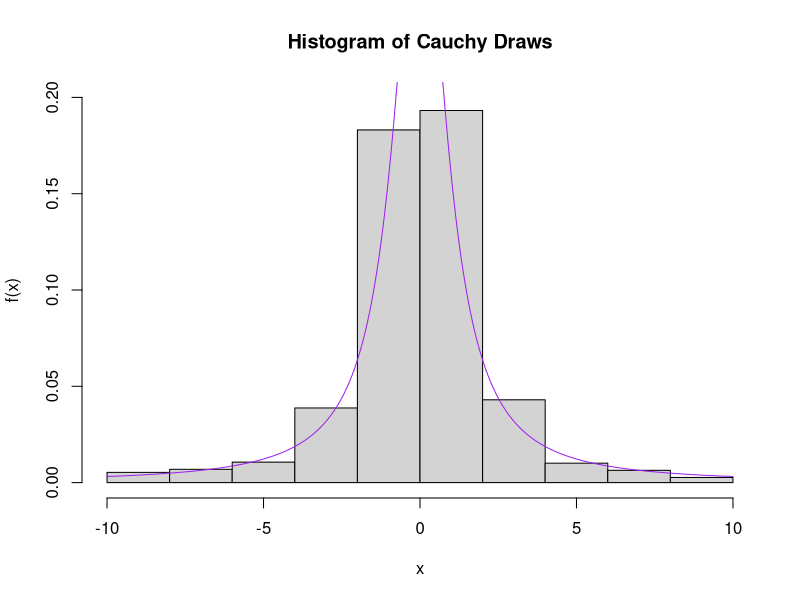
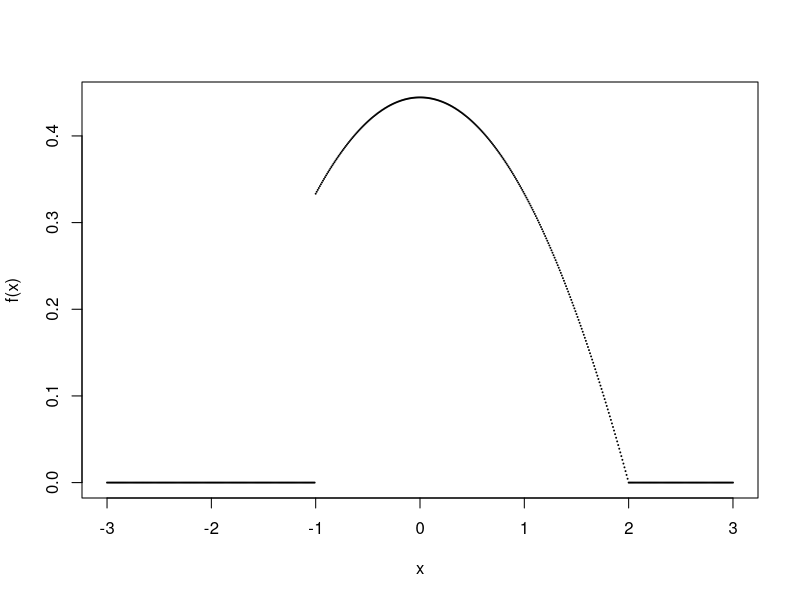
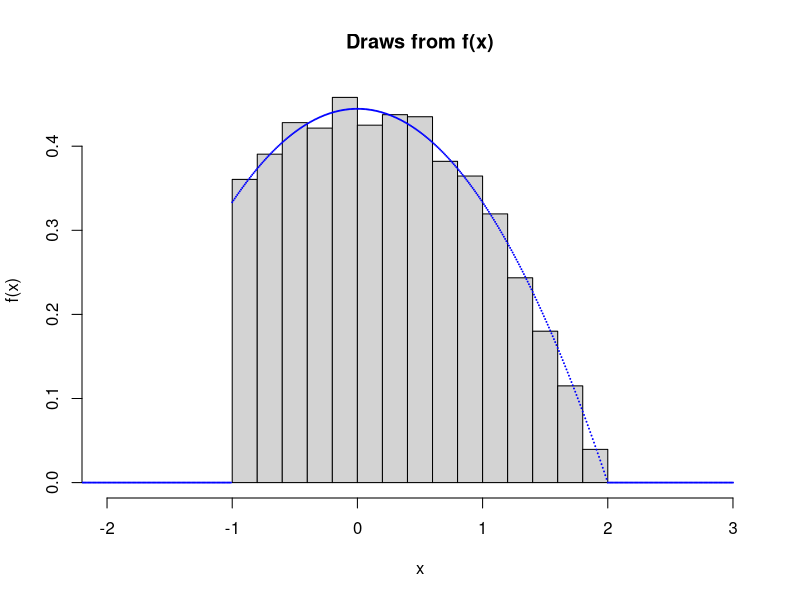
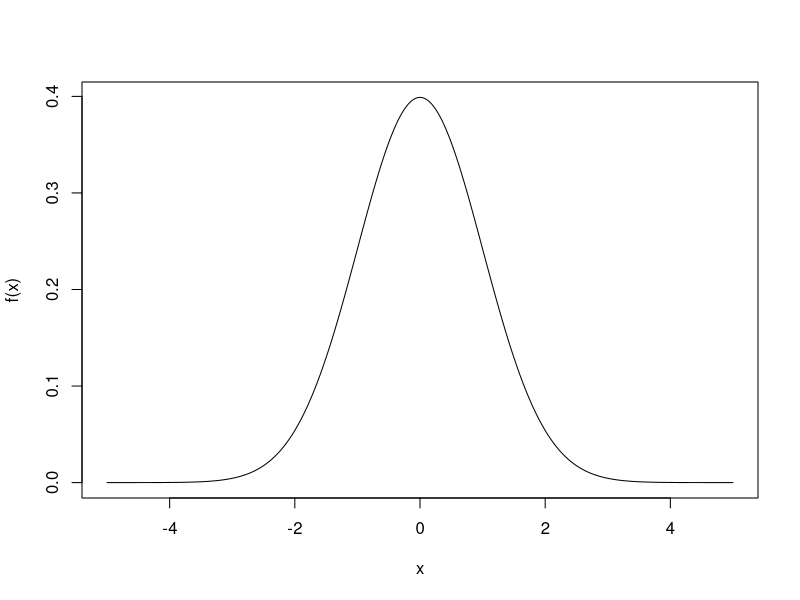
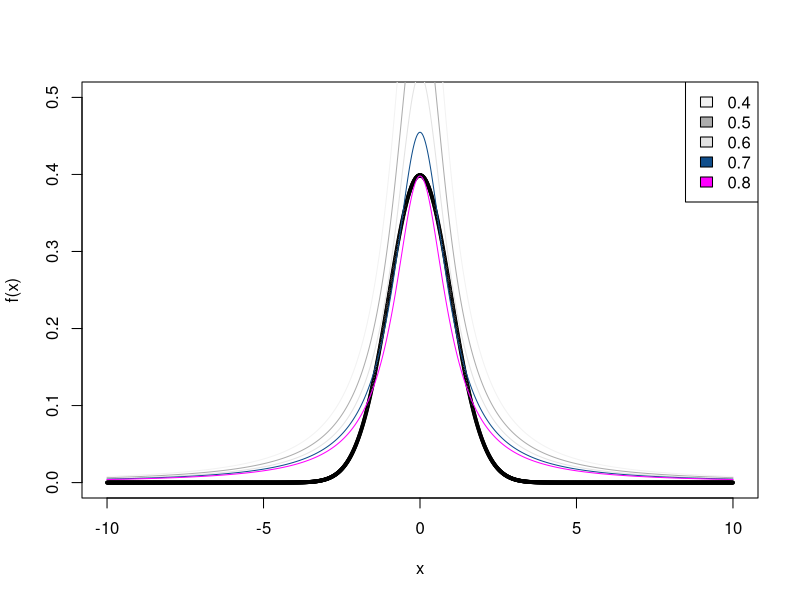
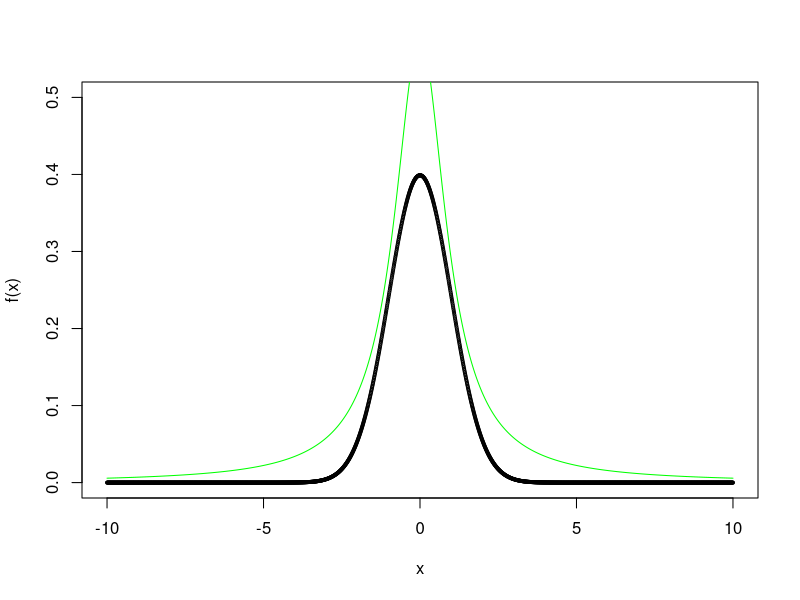
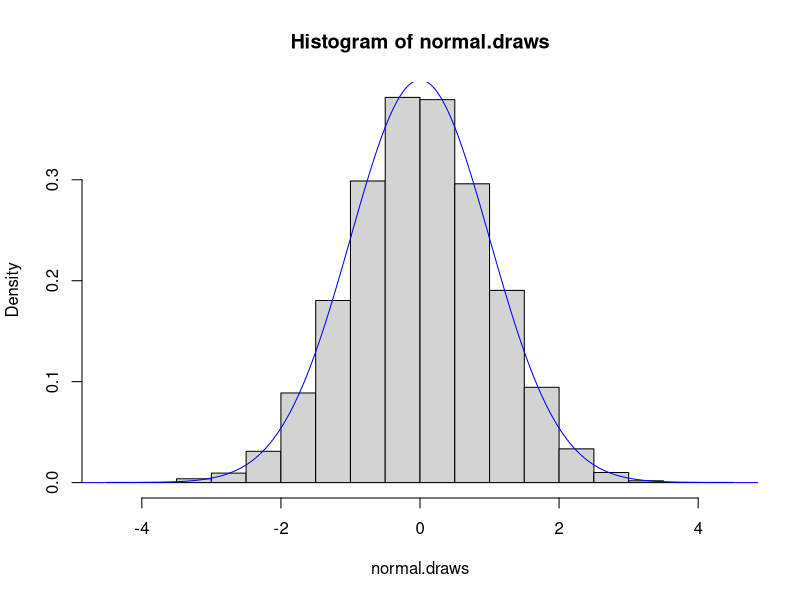
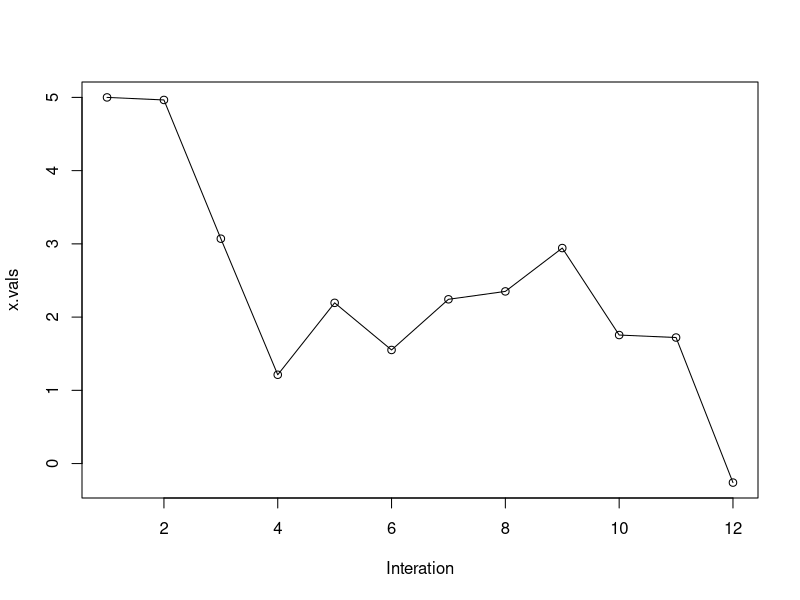

Write the R code that produced these figures, in order.
## ---- chunk 1
knitr::opts_chunk$set(echo = TRUE)
library(formatR)
library(knitr)
opts_chunk$set(tidy.opts=list(width.cutoff=60),tidy=TRUE)
## ---- chunk 2
cauchy.sim <- function(n) {
  u <- runif(n)
  x <- tan(pi*u-(pi/2))
  return(x)
}
cauchy.sim(10)
## ---- chunk 3
cauchy.draws <- cauchy.sim(1000)

hist(cauchy.draws[cauchy.draws > -10 & cauchy.draws < 10], prob = TRUE, main = "Histogram of Cauchy Draws", ylab = "f(x)", xlab = "x", ylim = c(0, 0.2))
y <- seq(-10, 10, by = 0.01)
cauchy.func <- function(x) { (1/pi)*(1/(1+x^2))}
lines(y, cauchy.func(y), col = "purple")
## ---- chunk 4
f <- function(x) {
  f_x <- ifelse(x >= -1 & x <= 2, (1/9)*(4-x^2), 0)
  return(f_x)
}

x <- seq(-3, 3, by = 0.01)
plot(x, f(x), cex = 0.1)
## ---- chunk 5
x.max = 0
f.max = f(0)
f.max

e <- function(x) {
  return(ifelse(x >= -1 & x <= 2, f.max, Inf))
}
## ---- chunk 6
n_samples <- 10000
n <- 0

f.draws <- numeric(n_samples)

while(n < n_samples) {
  #random draw from g
  y <- runif(1, min=-1, max=2)
  u <- runif(1)
  if(u < f(y)/e(y)) {
    n <- n + 1
    f.draws[n] <- y
  }
}
## ---- chunk 7
hist(f.draws, prob = T, ylab = "f(x)", xlab = "x", xlim = c(-2, 3), main = "Draws from f(x)")
points(x, f(x), cex = 0.08, col = "blue")
## ---- chunk 8
f <- function(x) {
  normal_f <- function(x) {
    (1/sqrt(2*pi))*exp(-(1/2)*x^2)
  }
  return(normal_f(x))
}

x <- seq(-5, 5,  by = 0.01)
plot(x, f(x), type = "l")
## ---- chunk 9
e <- function(x, alpha) {
  cauchy_f <- function(x) { 1/pi*(1/(1+x^2)) }
  #return(ifelse(x >= -5 & x <= 5, cauchy_f(x)/alpha, Inf))
  return(cauchy_f(x)/alpha)
}
## ---- chunk 10
x <- seq(-10, 10, 0.01)
alphas <- seq(0.4, 0.8, by = 0.1)
plot(x, f(x), cex = 0.4, ylim= c(0, 0.5))
alpha_colors <- colors()[sample(2:657, length(alphas))]

for(i in 1:length(alphas)) {
  lines(x, e(x = x, alpha = alphas[i]), col = alpha_colors[i])
}
legend("topright", legend = alphas, fill = alpha_colors)
## ---- chunk 11
plot(x, f(x), cex = 0.4, ylim= c(0, 0.5))
lines(x, e(x = x, alpha = 0.55), col = "green")
## ---- chunk 12
all(e(x = x, alpha = 0.55)>f(x))
## ---- chunk 13
normal.sim <- function(n) {
  n_count <- 0
  samples_normal <- numeric(n)
  a <- 0.55
  while(n_count < n) {
    #random draw from g
    y <- cauchy.sim(1)
    u <- runif(1)
    if(u < f(y)/e(x=y, alpha=a)) {
      n_count <- n_count + 1
      samples_normal[n_count] <- y
    }
  }
  return(samples_normal)
}

normal.sim(10)
## ---- chunk 14
normal.draws <- normal.sim(10000)
hist(normal.draws, prob = T)
x <- seq(-5, 5,  by = 0.01)
lines(x, f(x), col = "blue")
## ---- chunk 15
x.vals <- NULL
x.vals[1] <- 5
c <- 1
while(x.vals[c] > 0) {
  c = c + 1
  x.vals[c] <- x.vals[c-1] + runif(1, min=-2, max=1)
}

x.vals
## ---- chunk 16
plot(1:length(x.vals), x.vals, type = "o", xlab = "Interation")
## ---- chunk 17
x.start=5
plot.walk=TRUE

random.walk <- function(x.start=5, plot.walk=TRUE) {
  x.vals <- NULL
  x.vals[1] <- x.start
  c <- 1
  
  while(x.vals[c] > 0) {
    c = c + 1
    x.vals[c] <- x.vals[c-1] + runif(1, min=-2, max=1)
  }
  
  num_steps <- c
  
  if(plot.walk) {
    plot(1:num_steps, x.vals, type = "o", xlab = "Iteration")
  }
  
  return(list(Iterations=num_steps, RandomWalk.Value=x.vals))
}

random.walk()
random.walk()

random.walk(x.start = 10, plot.walk = FALSE)
random.walk(x.start = 10, plot.walk = FALSE)
## ---- chunk 18
exp_iter <- rep(NA, 10000)
for (i in 1:10000) {
  temp_rw <- random.walk(x.start = 5, plot.walk = FALSE)
  exp_iter[i] <- temp_rw$Iterations
}

#Expected number of iterations
mean(exp_iter)
## ---- chunk 19
random.walk <- function(x.start=5, plot.walk=TRUE, seed = NULL) {
  set.seed(seed)
  
  x.vals <- NULL
  x.vals[1] <- x.start
  c <- 1
  
  while(x.vals[c] > 0) {
    c = c + 1
    x.vals[c] <- x.vals[c-1] + runif(1, min=-2, max=1)
  }
  
  num_steps <- c
  
  if(plot.walk) {
    plot(1:num_steps, x.vals, type = "o", xlab = "Interation")
  }
  
  return(list(Iterations=num_steps, RandomWalk.Value=x.vals))
}

random.walk()
random.walk()
random.walk(plot.walk = FALSE, seed = 33)
random.walk(plot.walk = FALSE, seed = 33)
## ---- chunk 20
g <- function(x) {
  return(exp(-x^3))
}

x <- seq(0,1,.01)
alpha <- 2
beta <- 2
plot(x, g(x), type="l", xlab="x", ylab="", ylim=c(-.1,1.4))
polygon(c(0, seq(0,1,0.01),1), c(0,g(seq(0,1,0.01)),0) ,col="pink")
lines(x, rep(1,length(x)), col="red")
lines(x, dbeta(x,shape1=alpha,shape2=beta), col="blue")
legend("topleft", legend=c("g(x)","uniform","beta(2,2)"), lty=c(1,1,1), col=c("black","red","blue"), cex=.6)
## ---- chunk 21
n <- 1000^2
g.x_over_unif <- function(x) {
  return(exp(-x^3))
}

mean(g.x_over_unif(runif(n, min = 0, max = 1)))
## ---- chunk 22
# g.x_over_beta <- function(x) {
#   return(exp(-x^3)/(6*x*(1-x)))
# }
# 
# mean(g.x_over_beta(rbeta(n, shape1 = 2, shape2 = 2)))

tgx <- function(x) {
  return(exp(-x^3)/dbeta(x, shape1 = 2, shape2 = 2))
}

mean(tgx(rbeta(n, shape1 = 2, shape2 = 2)))
